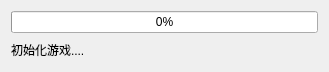
<?xml version="1.0" encoding="UTF-8"?>
<ui version="4.0">
 <class>GameLoader</class>
 <widget class="QWidget" name="GameLoader">
  <property name="geometry">
   <rect>
    <x>0</x>
    <y>0</y>
    <width>329</width>
    <height>72</height>
   </rect>
  </property>
  <property name="windowTitle">
   <string>载入游戏...</string>
  </property>
  <layout class="QVBoxLayout" name="verticalLayout">
   <item>
    <widget class="QProgressBar" name="progressBar">
     <property name="value">
      <number>0</number>
     </property>
    </widget>
   </item>
   <item>
    <widget class="QLabel" name="label">
     <property name="text">
      <string>初始化游戏....</string>
     </property>
     <property name="wordWrap">
      <bool>true</bool>
     </property>
    </widget>
   </item>
  </layout>
 </widget>
 <layoutdefault spacing="6" margin="11"/>
 <resources/>
 <connections/>
</ui>
